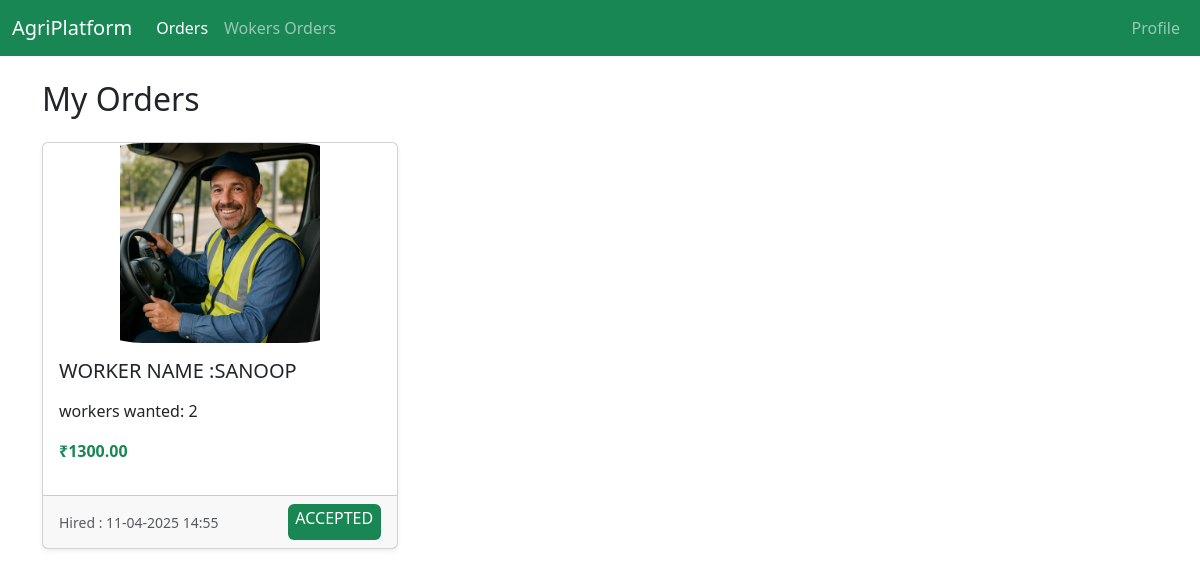
The app's page /worker_orders/ (signed in) with its own data.
### app1/models.py (models this page shows, shortened)
class Hire(models.Model):
    worker = models.ForeignKey(Worker, on_delete=models.CASCADE, related_name='hires')
    user = models.ForeignKey(User, on_delete=models.CASCADE, related_name='hires')
    hire_date = models.DateTimeField(default=timezone.now)
    worker_count = models.PositiveIntegerField(default=1)
    address=models.ForeignKey(Address, on_delete=models.CASCADE, related_name='hires')
    status = models.CharField(max_length=20, choices=[
        ('pending', 'Pending'),
        ('accepted', 'Accepted'),
        ('rejected', 'Rejected'),
    ], default='pending')
    phone_number = models.CharField(max_length=10, null=True, blank=True)

class Worker(models.Model):
    PRICE_TYPE_CHOICES = [
        ('day', 'Per Day'),
        ('hour', 'Per Hour'),
    ]
    user = models.OneToOneField(User, on_delete=models.CASCADE)
    name = models.CharField(max_length=100)
    age = models.IntegerField()
    work_category = models.CharField(max_length=100)
    work_name = models.CharField(max_length=100)
    price_type = models.CharField(max_length=10, choices=PRICE_TYPE_CHOICES)
    price = models.DecimalField(max_digits=10, decimal_places=2)
    phone = models.CharField(max_length=15)
    email = models.EmailField()
    address = models.CharField(max_length=255, null=True, blank=True)
    experience = models.TextField(null=True, blank=True)
    availability = models.BooleanField(default=True)
    image = models.ImageField(upload_to='worker_images/', null=True, blank=True)
    ragting = models.DecimalField(max_digits=3, decimal_places=2, default=0.0)
    def __str__(self):
        return self.name

### app1/views.py (the view)
# urls.py: path('worker_orders/', views.worker_orders, name='worker_orders'),
def worker_orders(request):
    user_id = request.session.get('U_id')
    user = User.objects.get(id=user_id)
    orders = Hire.objects.filter(user=user).select_related('worker')
    return render(request, 'worker_orders.html', {'orders': orders})

### templates/worker_orders.html (shortened to what this page needs)
<!DOCTYPE html>
<html lang="en">
<head>
    <link href="https://cdn.jsdelivr.net/npm/bootstrap@5.3.0/dist/css/bootstrap.min.css" rel="stylesheet">
</head>
<body>
<nav class="navbar navbar-expand-lg navbar-dark bg-success mb-4">
    <div class="container-fluid">
      <a class="navbar-brand" href="#">AgriPlatform</a>
      <div class="collapse navbar-collapse" id="navbarNav">
        <ul class="navbar-nav me-auto">
          <li class="nav-item">
            <a class="nav-link active" href="{% url 'orders_page' %}">Orders</a>
          </li>
          <li class="nav-item">
            <a class="nav-link" href="">Wokers Orders</a>
          </li>
        </ul>
        <ul class="navbar-nav ms-auto">
          <li class="nav-item">
            <a class="nav-link" href="#">Profile</a>
          </li>
        </ul>
      </div>
    </div>
  </nav>
<div class="container">
    <h2 class="mb-4">My Orders</h2>
    {% if orders %}
    <div class="row row-cols-1 row-cols-md-2 row-cols-lg-3 g-4">
      {% for order in orders %}
      <div class="col">
        <div class="card h-100 shadow-sm">
          <img src="{{ order.worker.image.url }}" class="card-img-top" alt="profile image" style="height: 200px; object-fit:scale-down; border-radius: 100px;">
          <div class="card-body">
            <h5 class="card-title text-uppercase">Worker Name :{{ order.worker }}</h5>
            <p class="card-text">workers wanted: {{ order.worker_count }}</p>
            <p class="fw-bold text-success">₹{{ order.worker.price }}</p>
          </div>
          <div class="card-footer d-flex justify-content-between align-items-center">
            <small class="text-muted"> Hired : {{ order.hire_date|date:"d-m-Y H:i" }}</small>
            <span class="badge bg-{{ order.status|yesno:'success,warning,danger' }}">
             <h6 class="text-uppercase"> {{ order.status }} </h6>
            </span>
          </div>
        </div>
      </div>
      {% endfor %}
    </div>
    {% else %}
    <div class="alert alert-info">
      You don't have any orders yet.
    </div>
    {% endif %}
</div>
</body>
</html>

### records on screen
Hire: worker.image (picture), worker "SANOOP", worker_count "2", worker.price "1300.00", hire_date "11-04-2025 14:55", status "ACCEPTED"
